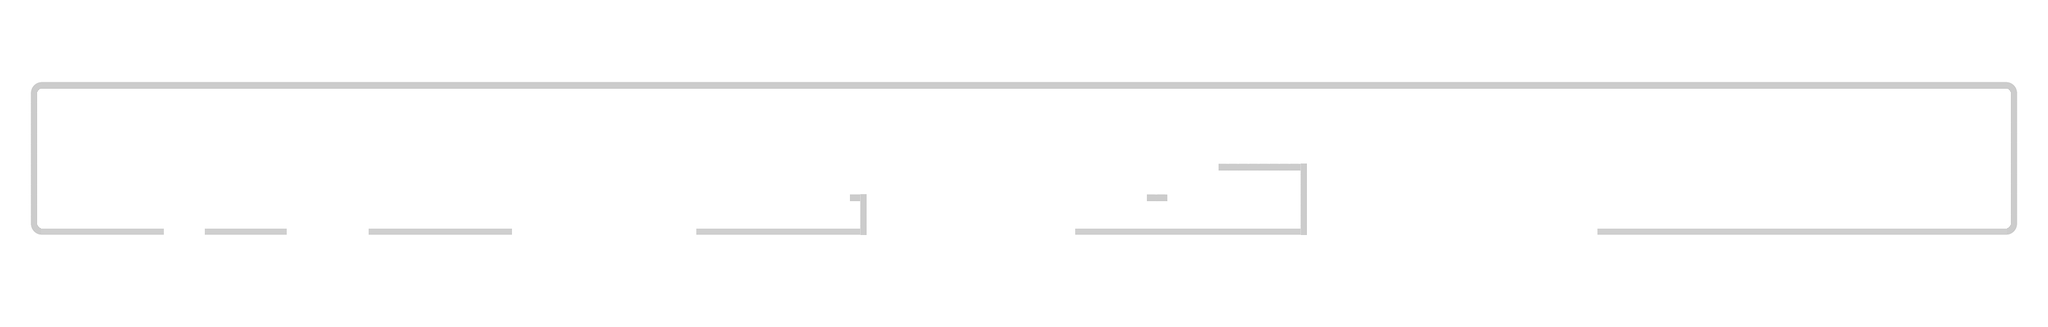

A 2D game scene composited from a Tiled map and its tileset images. What follows is a short description and the map's XML, with each tile layer's data collapsed to a summary:
An orthogonal 200x32 tile map with 16x16 px tiles, 1 tile layer (Tile Layer 1) and 68 objects (4x platform1).

<map version="1.0" orientation="orthogonal" renderorder="right-down" width="200" height="32" tilewidth="16" tileheight="16" backgroundcolor="#ffffff" nextobjectid="84">
 <tileset firstgid="1" name="tiles-5" tilewidth="16" tileheight="16" tilecount="68" columns="17">
  <image source="../../../phaser-4/assets/imgs/tiles-5.png" width="272" height="64" />
 </tileset>
 <layer name="Tile Layer 1" width="200" height="32">
  <data>[6400 cells, 356 non-empty, 11 distinct tile ids]</data>
 </layer>
 <objectgroup name="Coins">
  <object id="1" gid="10" x="224" y="272" width="16" height="16" />
  <object id="2" gid="10" x="208" y="272" width="16" height="16" />
  <object id="3" gid="10" x="368" y="272" width="16" height="16" />
  <object id="4" gid="10" x="384" y="272" width="16" height="16" />
  <object id="5" gid="10" x="480" y="272" width="16" height="16" />
  <object id="6" gid="10" x="496" y="272" width="16" height="16" />
  <object id="7" gid="10" x="512" y="272" width="16" height="16" />
  <object id="8" gid="10" x="528" y="272" width="16" height="16" />
  <object id="9" gid="10" x="672" y="256" width="16" height="16" />
  <object id="10" gid="10" x="672" y="272" width="16" height="16" />
  <object id="11" gid="10" x="688" y="272" width="16" height="16" />
  <object id="12" gid="10" x="688" y="256" width="16" height="16" />
  <object id="13" gid="10" x="944" y="256" width="16" height="16" />
  <object id="14" gid="10" x="944" y="272" width="16" height="16" />
  <object id="15" gid="10" x="960" y="272" width="16" height="16" />
  <object id="16" gid="10" x="960" y="256" width="16" height="16" />
  <object id="17" gid="10" x="880" y="272" width="16" height="16" />
  <object id="18" gid="10" x="1040" y="272" width="16" height="16" />
  <object id="19" gid="10" x="1344" y="208" width="16" height="16" />
  <object id="20" gid="10" x="1984" y="320" width="16" height="16" />
  <object id="21" gid="10" x="1968" y="320" width="16" height="16" />
  <object id="22" gid="10" x="1952" y="320" width="16" height="16" />
  <object id="23" gid="10" x="1952" y="304" width="16" height="16" />
  <object id="24" gid="10" x="1968" y="304" width="16" height="16" />
  <object id="25" gid="10" x="1984" y="304" width="16" height="16" />
  <object id="26" gid="10" x="1792" y="288" width="16" height="16" />
  <object id="27" gid="10" x="1808" y="288" width="16" height="16" />
  <object id="28" gid="10" x="2160" y="176" width="16" height="16" />
  <object id="29" gid="10" x="2160" y="192" width="16" height="16" />
  <object id="30" gid="10" x="2176" y="192" width="16" height="16" />
  <object id="31" gid="10" x="2176" y="176" width="16" height="16" />
  <object id="39" gid="10" x="2720" y="304" width="16" height="16" />
  <object id="40" gid="10" x="2736" y="288" width="16" height="16" />
  <object id="41" gid="10" x="2752" y="272" width="16" height="16" />
  <object id="42" gid="10" x="2768" y="256" width="16" height="16" />
  <object id="43" gid="10" x="2784" y="256" width="16" height="16" />
  <object id="44" gid="10" x="2800" y="256" width="16" height="16" />
  <object id="45" gid="10" x="2816" y="256" width="16" height="16" />
  <object id="46" gid="10" x="2832" y="256" width="16" height="16" />
  <object id="47" gid="10" x="2864" y="256" width="16" height="16" />
  <object id="48" gid="10" x="2848" y="256" width="16" height="16" />
  <object id="49" gid="10" x="2880" y="272" width="16" height="16" />
  <object id="50" gid="10" x="2896" y="288" width="16" height="16" />
  <object id="51" gid="10" x="2912" y="304" width="16" height="16" />
  <object id="52" gid="10" x="3008" y="304" width="16" height="16" />
  <object id="53" gid="10" x="3024" y="304" width="16" height="16" />
  <object id="54" gid="10" x="3040" y="304" width="16" height="16" />
  <object id="55" gid="10" x="3056" y="304" width="16" height="16" />
  <object id="56" gid="10" x="3072" y="304" width="16" height="16" />
  <object id="57" gid="10" x="3008" y="288" width="16" height="16" />
  <object id="58" gid="10" x="3008" y="272" width="16" height="16" />
  <object id="59" gid="10" x="3008" y="256" width="16" height="16" />
  <object id="60" gid="10" x="3024" y="256" width="16" height="16" />
  <object id="61" gid="10" x="3040" y="256" width="16" height="16" />
  <object id="62" gid="10" x="3056" y="256" width="16" height="16" />
  <object id="63" gid="10" x="3072" y="256" width="16" height="16" />
  <object id="64" gid="10" x="3072" y="288" width="16" height="16" />
  <object id="65" gid="10" x="3072" y="272" width="16" height="16" />
  <object id="66" gid="10" x="3056" y="288" width="16" height="16" />
  <object id="67" gid="10" x="3040" y="288" width="16" height="16" />
  <object id="68" gid="10" x="3024" y="288" width="16" height="16" />
  <object id="69" gid="10" x="3024" y="272" width="16" height="16" />
  <object id="70" gid="10" x="3040" y="272" width="16" height="16" />
  <object id="71" gid="10" x="3056" y="272" width="16" height="16" />
 </objectgroup>
 <objectgroup name="Platforms">
  <object id="72" name="platform1" gid="3" x="2272" y="352" width="16" height="16" />
  <object id="73" name="platform1" gid="3" x="2288" y="352" width="16" height="16" />
  <object id="82" name="platform1" gid="3" x="512" y="352" width="16" height="16" />
  <object id="83" name="platform1" gid="3" x="496" y="352" width="16" height="16" />
 </objectgroup>
</map>
